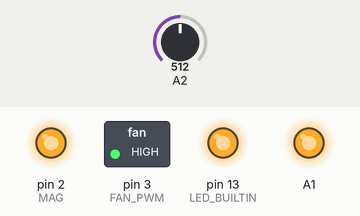
Recording of a sketch running on a simulated Arduino Uno, built with avr-gcc and run on an emulated ATmega328P. Shown: switched loads named in the sketch (green lamp = pin HIGH), output pins drawn as LEDs (lit = HIGH). Inputs (shaded band) come from the test bench; at power-on: A2 = 512. What the sketch prints to the serial monitor is not drawn.

Above: at 0.1 s.
Timing chart, 0 to 1.6 s (numbered marks = the images above):
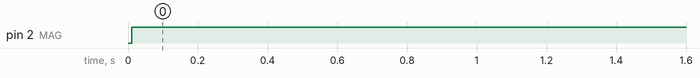

Measured:
- by itself, pin 2 (MAG): LOW → HIGH at 0.01 s

The sketch:

hover_PID.ino
```cpp
bool STAT = true;
unsigned int counter = 0;
float prev_val = 0;

unsigned long prev_mili = 0;
unsigned long prev_mili_10 = 0;

unsigned long interval = 1000;


//distance stuff
int pinSignal = 3;
long duration;
long distanceCm;


//PID values
float PID_integral = 0;
float prev_error = 0;
float sel_val = 15;


//PID parameters
#define KP  0.2
#define KI  0
#define KD  0.0
#define FAN_PWM 3
#define MAG 2


void setup() {
  // put your setup code here, to run once:

  pinMode(LED_BUILTIN,OUTPUT);
  pinMode(MAG,OUTPUT);


  pinMode(A1,OUTPUT);
  pinMode(A2,INPUT);

  digitalWrite(LED_BUILTIN,HIGH);
  analogWrite(FAN_PWM,255); //fan speed

  analogWrite(A1,255);

  Serial.begin(9600);

}

unsigned int measureDistance()
{

  pinMode(pinSignal, OUTPUT);
  digitalWrite(pinSignal, LOW);
  delayMicroseconds(2);
  digitalWrite(pinSignal, HIGH);
  delayMicroseconds(5);
  digitalWrite(pinSignal, LOW);

  pinMode(pinSignal, INPUT);

  duration = pulseIn(pinSignal, HIGH);

  distanceCm = duration*10 / 29 / 2;

  return distanceCm;

}


void collecd_and_send_data()
{

    PID_controller_execution();

}

unsigned int PID_controller_execution()
{

    float dt = 0.1; // dt is 100 ms

    float dist = 100;
    float error =  dist - sel_val;

    Serial.print(analogRead(A2));
    Serial.println("\t ");

    float P = KP*error;

    PID_integral += dt*(error);

    float I = KI*PID_integral;

    float D = KD*(error - prev_error)/dt;
    prev_error = error;

    //Serial.print(error);
    //Serial.print("\t");

    unsigned int Magnet_PWM = (unsigned int)min(max(255*(P + I + D),0),255);

    analogWrite(MAG, Magnet_PWM);

  return Magnet_PWM;

}

void loop() {

    unsigned long currentMillis = millis();
    // collect data every second
    if ((currentMillis - prev_mili) >= interval/100)
    {
      prev_mili = currentMillis;
      collecd_and_send_data();


    }
    delay(1);
}
```
